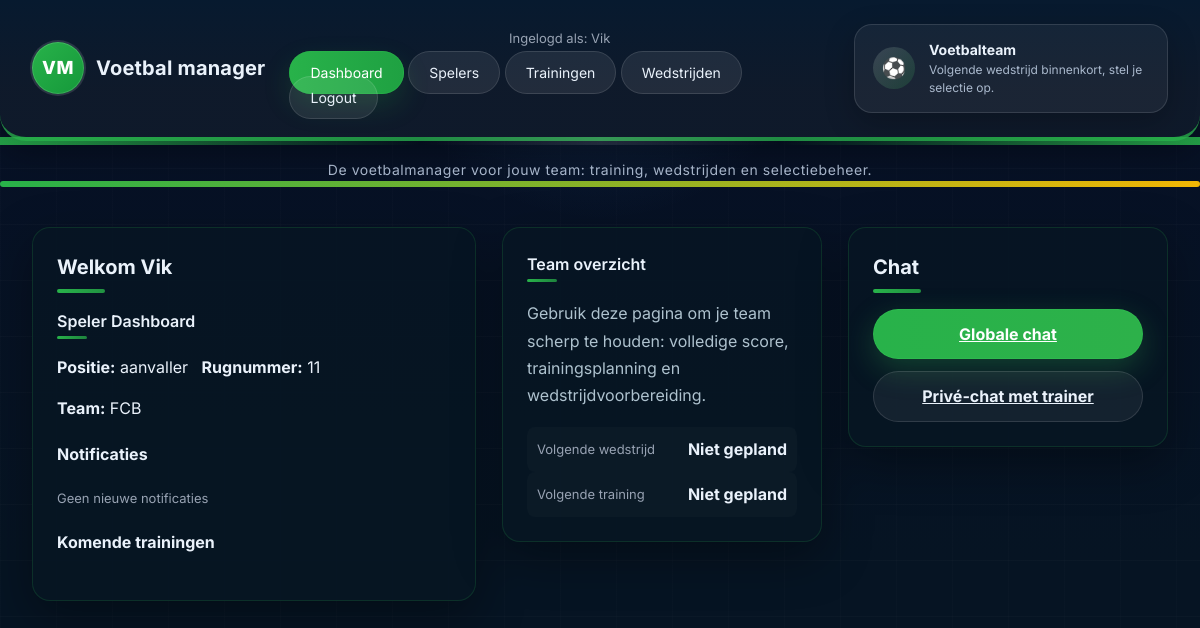
/dashboard (signed in), run on the app's committed database.
### tables this page shows
CREATE TABLE spelers (
                id INTEGER PRIMARY KEY AUTOINCREMENT,
                username TEXT NOT NULL UNIQUE,
                password TEXT NOT NULL,
                positie TEXT,
                rugnummer TEXT,
                team TEXT
            );

### dashboard.py (the view, shortened to what this page needs)
@dashboard_bp.route("/dashboard", endpoint="dashboard")
@login_required
def dashboard():
    role = session.get("role")
    speler_id = session.get("speler_id")
    speler = query_db("SELECT * FROM spelers WHERE id=?", (speler_id,), one=True)
    trainingen = query_db("SELECT * FROM trainingen ORDER BY datum, tijd LIMIT 5")
    wedstrijden = query_db("SELECT * FROM wedstrijden ORDER BY datum, tijd LIMIT 5")
    meldingen = query_db(
        "SELECT w.* FROM wedstrijden w "
        "JOIN wedstrijd_spelers ws ON w.id = ws.wedstrijd_id "
        "WHERE ws.speler_id = ? "
        "ORDER BY w.datum, w.tijd",
        (speler_id,),
    )
    return render_template(
        "basis/dashboard.html",
        role=role,
        speler=speler,
        trainingen=trainingen,
        wedstrijden=wedstrijden,
        meldingen=meldingen,
    )

### auth.py (called while the page is built)
def login_required(f):
    @wraps(f)
    def wrapper(*args, **kwargs):
        if "user" not in session:
            return redirect(url_for("auth.login"))
        return f(*args, **kwargs)
    return wrapper

### db.py (called while the page is built)
def get_db():
    conn = sqlite3.connect("database.db", timeout=30, check_same_thread=False)
    conn.execute("PRAGMA journal_mode=WAL")
    conn.execute("PRAGMA busy_timeout=30000")
    conn.row_factory = sqlite3.Row
    return conn

def query_db(query, args=(), one=False, commit=False):
    retries = 6
    delay = 0.5
    while retries > 0:
        conn = get_db()
        try:
            cur = conn.cursor()
            cur.execute(query, args)
            if commit:
                conn.commit()
            rows = cur.fetchall()
            conn.close()
            if one:
                return rows[0] if rows else None
            return rows
        except sqlite3.OperationalError as exc:
            conn.close()
            if "database is locked" in str(exc).lower() and retries > 1:
                time.sleep(delay)
                retries -= 1
                delay *= 1.5
                continue
            raise

### templates/basis/dashboard.html (shortened to what this page needs)
{% extends 'basis/base.html' %}
{% block content %}
<div class="layout">
    <div>
        <div class="panel card">
            <h2>Welkom {{ session.user }}</h2>
            {% if role == "trainer" %}
                <h3>Trainer Dashboard</h3>
                <div class="form-row">
                    <div class="stat"><div class="label">Spelers</div><div class="value">{{ spelers_count }}</div></div>
                    <div class="stat"><div class="label">Trainingen</div><div class="value">{{ trainingen_count }}</div></div>
                    <div class="stat"><div class="label">Wedstrijden</div><div class="value">{{ wedstrijden_count }}</div></div>
                </div>
                <div style="margin-top:16px;display:flex;flex-wrap:wrap;gap:10px;">
                    <a class="btn btn-primary" href="{{ url_for('players.players_list') }}">Spelers beheren</a>
                    <a class="btn btn-ghost" href="{{ url_for('training.training_list') }}">Trainingen</a>
                </div>
            {% else %}
                <h3>Speler Dashboard</h3>
                <p><strong>Positie:</strong> {{ speler.positie }} &nbsp; <strong>Rugnummer:</strong> {{ speler.rugnummer }}</p>
                <p><strong>Team:</strong> {{ speler.team }}</p>
                <h4>Notificaties</h4>
                {% if meldingen %}
                    <ul>
                        {% for m in meldingen %}
                            <li>{{ m.tegenstander }} — {{ m.datum | datetimeformat }} {{ m.tijd }}</li>
                        {% endfor %}
                    </ul>
                {% else %}
                    <p class="muted small">Geen nieuwe notificaties</p>
                {% endif %}
                <h4>Komende trainingen</h4>
            {% endif %}
        </div>
    </div>
    <aside class="sidebar">
        <div class="panel card football-aside">
            <h3>Team overzicht</h3>
            <div class="sidebar-section">
                <p>Gebruik deze pagina om je team scherp te houden: volledige score, trainingsplanning en wedstrijdvoorbereiding.</p>
            </div>
            <div class="sidebar-section">
                <div class="stat"><div class="label">Volgende wedstrijd</div><div class="value">{{ next_match or 'Niet gepland' }}</div></div>
                <div class="stat"><div class="label">Volgende training</div><div class="value">{{ next_training or 'Niet gepland' }}</div></div>
            </div>
        </div>
    </aside>
</div>
{% endblock %}

### templates/basis/base.html (shortened to what this page needs)
<!DOCTYPE html>
<html lang="nl">
{% set current = request.endpoint or '' %}
{% set is_auth_page = current in ['auth.login', 'auth.register', 'auth.index'] %}
<head>
    <link rel="stylesheet" href="{{ url_for('static', filename='style.css') }}">
</head>
<body class="{% if is_auth_page %}auth-page{% endif %}">
<header class="site-header">
    <div class="brand">
        <div class="logo">VM</div>
        <h1>Voetbal manager</h1>
    </div>
    {% if session.get('user') %}
        <div class="nav">
            <span class="muted small">Ingelogd als: {{ session.get('user') }}</span>
            <nav>
                <a href="{{ url_for('dashboard.dashboard') }}" class="tab{% if current == 'dashboard.dashboard' %} active{% endif %}">Dashboard</a>
                <a href="{{ url_for('players.players_list') }}" class="tab{% if current == 'players.players_list' %} active{% endif %}">Spelers</a>
                <a href="{{ url_for('training.training_list') }}" class="tab{% if current == 'training.training_list' %} active{% endif %}">Trainingen</a>
                <a href="{{ url_for('wedstrijden.wedstrijden_list') }}" class="tab{% if current == 'wedstrijden.wedstrijden_list' %} active{% endif %}">Wedstrijden</a>
                <a href="{{ url_for('auth.logout') }}" class="tab">Logout</a>
            </nav>
        </div>
        <div class="header-right-panel">
            <div class="football-card">
                <div class="football-icon">⚽</div>
                <div>
                    <div class="football-title">Voetbalteam</div>
                    <div class="football-subtitle">Volgende wedstrijd binnenkort, stel je selectie op.</div>
                </div>
            </div>
        </div>
    {% endif %}
</header>
{% if not is_auth_page %}
    <div class="site-tagline">De voetbalmanager voor jouw team: training, wedstrijden en selectiebeheer.</div>
    <div class="header-stripe"></div>
{% endif %}
<main class="container">
    <div class="main-layout">
        <div class="page-content">
            {% block content %}{% endblock %}
        </div>
        {% set current = request.endpoint or '' %}
        {% set is_auth_page = current in ['auth.login', 'auth.register', 'auth.index'] %}
        {% set is_training_page = current.startswith('training.') %}
        {% set is_wedstrijd_page = current.startswith('wedstrijden.') %}
        {% set is_dashboard_page = current == 'dashboard.dashboard' %}
        {% if session.get('user') and not is_auth_page and not is_training_page and not is_wedstrijd_page %}
            <aside class="sidebar">
                <div class="panel card">
                    <h2>Chat</h2>
                    <div class="widget">
                        <a class="btn btn-primary" href="{{ url_for('chat.chat_global') }}">Globale chat</a>
                    </div>
                    <div class="widget">
                        <a class="btn btn-ghost" href="{{ url_for('chat.chat_trainer') }}">Privé-chat met trainer</a>
                    </div>
                </div>
            </aside>
        {% endif %}
    </div>
</main>
</body>
</html>

### data on the page
spelers: get "Vik", user "Vik", positie "aanvaller", rugnummer "11", team "FCB"

### other printed values
{{ next_match or 'Niet gepland' }} "Niet gepland"
{{ next_training or 'Niet gepland' }} "Niet gepland"
